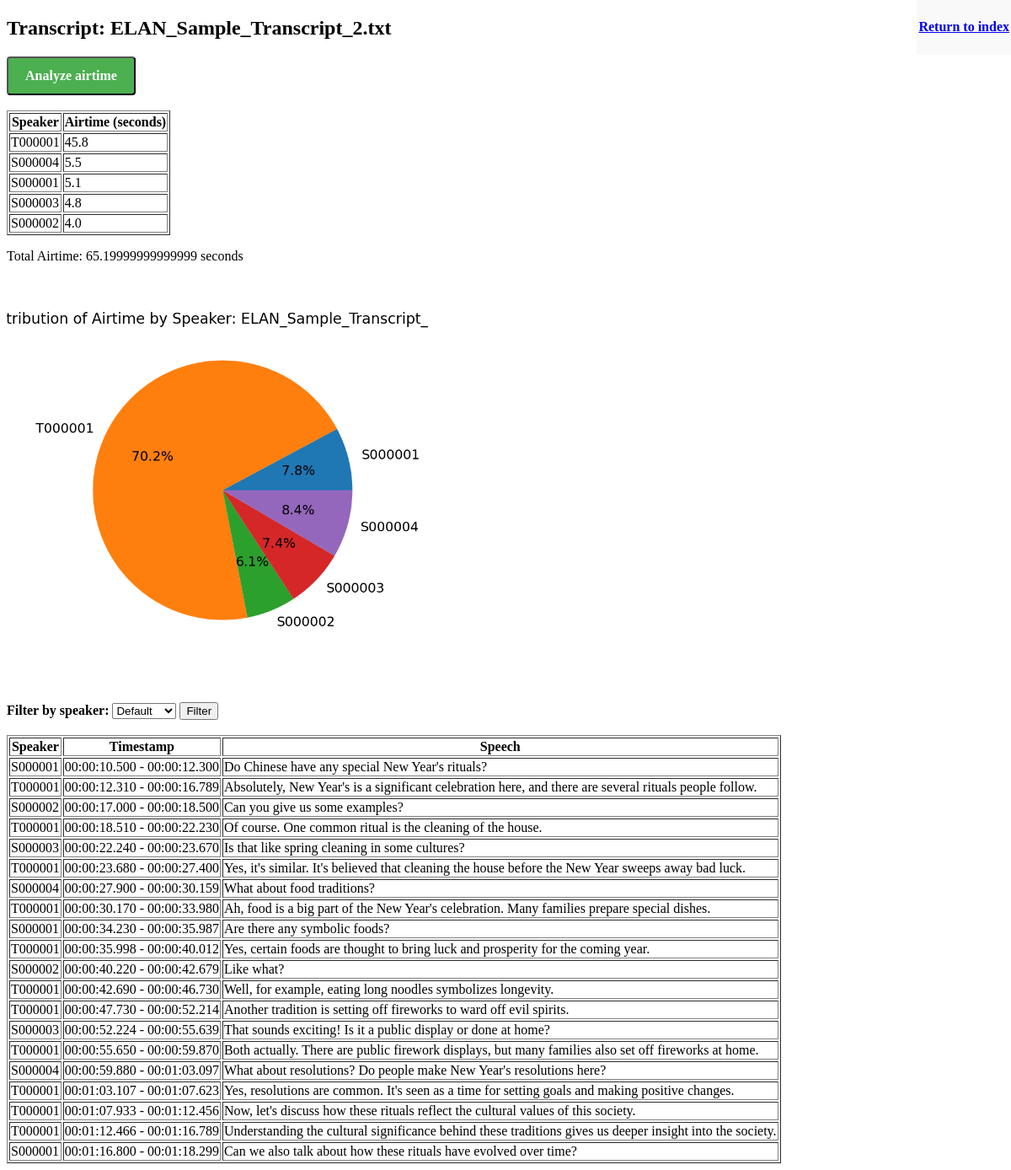
The app's page /analyze_airtime/4 with its own data.
### models.py (models this page shows, shortened)
class Transcript(db.Model):
    id = db.Column(db.Integer, primary_key=True)
    filename = db.Column(db.String(255), unique=True, nullable=False)
    text = db.Column(db.Text, nullable=False)
    transcript_data = db.Column(db.JSON, nullable=True)
    speakers = db.Column(db.JSON, nullable=True)  # Store list of unique speakers
    airtimes = db.Column(db.JSON, nullable=True)  # Store airtime data
    airtimes_chart_path = db.Column(db.String(255), nullable=True)

### app.py (the view)
@app.route('/analyze_airtime/<int:transcript_id>', methods=['GET'])
def analyze_airtime_route(transcript_id):
    transcript = Transcript.query.get_or_404(transcript_id)
    transcript_data = transcript.transcript_data
    speakers = transcript.speakers
    filename = transcript.filename
    airtimes = transcript.airtimes
    airtimes_chart_path = transcript.airtimes_chart_path
    total_airtime = sum(airtimes.values())
    sorted_airtimes = {k: v for k, v in sorted(airtimes.items(), key=lambda item: item[1], reverse=True)}
    return render_template('transcript_display.html', transcript_id=transcript_id, filename=filename, transcript_data=transcript_data, speakers=speakers, airtimes=sorted_airtimes, total_airtime=total_airtime, airtimes_chart_path=airtimes_chart_path)

### templates/transcript_display.html (shortened to what this page needs)
<!DOCTYPE html>
<html>
<head>
    <link href="{{ url_for('static', filename='styles.css') }}" rel="stylesheet">
</head>
<body>
    <h2>Transcript: {{ filename }}</h2>
    <header>
        <h4><a href="/">Return to index</a></h4>
    </header>
    <form action="/analyze_airtime/{{ transcript_id }}" method="get">
        <button class="airtime-button" type="submit">Analyze airtime</button>
    </form>
    <br>
    {% if airtimes %}
    <table border="1">
        <thead>
            <tr>
                <th>Speaker</th>
                <th>Airtime (seconds)</th>
            </tr>
        </thead>
        <tbody>
            {% for speaker, duration in airtimes.items() %}
            <tr>
                <td>{{ speaker }}</td>
                <td>{{ duration }}</td>
            </tr>
            {% endfor %}
        </tbody>
    </table>
    <p>Total Airtime: {{ total_airtime }} seconds</p>
    <img src="{{ url_for('static', filename=airtimes_chart_path) }}" alt="Pie chart">
    <br>
    {% endif %}
    <form action="/filter_by_speaker/{{ transcript_id }}" method="get">
        <label for="speaker"><b>Filter by speaker:</b></label>
        <select name="speaker">
          <option value="Default">Default</option>
        </select>
        <input type="submit" value="Filter">
      </form>
      <br>
    <table border="1">
        <tr>
            <th>Speaker</th>
            <th>Timestamp</th>
            <th>Speech</th>
        </tr>
        {% for entry in transcript_data %}
        <tr>
            <td>{{ entry.speaker }}</td>
            <td>{{ entry.timestamp }}</td>
            <td>{{ entry.speech }}</td>
        </tr>
        {% endfor %}
    </table>
</body>
</html>

### static/styles.css (style rules this page uses)
header { position: fixed; top: 0; right: 0; padding: 2px; background-color: #f9f9f9; z-index: 1000; }
img { max-width: 500px; height: auto; }
.airtime-button { background-color: #4CAF50; color: white; padding: 12px 20px; font-size: 16px; font-family: serif; font-weight: bold; border-radius: 4px; cursor: pointer; }

### records on screen
Transcript: filename "ELAN_Sample_Transcript_2.txt", airtimes_chart_path (picture)

### other values on screen
{{ speaker }} "T000001" "S000004" "S000001" "S000003" "S000002"
{{ duration }} "45.8" "5.5" "5.1" "4.8" "4.0"
{{ total_airtime }} "65.19999999999999"
{{ entry.speaker }} "S000001" "T000001" "S000002" "T000001" "S000003" "T000001" "S000004" "T000001" "S000001" "T000001" "S000002" "T000001" "T000001" "S000003" "T000001" "S000004" "T000001" "T000001" "T000001" "S000001"
{{ entry.timestamp }} "00:00:10.500 - 00:00:12.300" "00:00:12.310 - 00:00:16.789" "00:00:17.000 - 00:00:18.500" "00:00:18.510 - 00:00:22.230" "00:00:22.240 - 00:00:23.670" "00:00:23.680 - 00:00:27.400" "00:00:27.900 - 00:00:30.159" "00:00:30.170 - 00:00:33.980" "00:00:34.230 - 00:00:35.987" "00:00:35.998 - 00:00:40.012" "00:00:40.220 - 00:00:42.679" "00:00:42.690 - 00:00:46.730" "00:00:47.730 - 00:00:52.214" "00:00:52.224 - 00:00:55.639" "00:00:55.650 - 00:00:59.870" "00:00:59.880 - 00:01:03.097" "00:01:03.107 - 00:01:07.623" "00:01:07.933 - 00:01:12.456" "00:01:12.466 - 00:01:16.789" "00:01:16.800 - 00:01:18.299"
{{ entry.speech }} "Do Chinese have any special New Year's rituals?" "Absolutely, New Year's is a significant celebration here, and there are several rituals people follow." "Can you give us some examples?" "Of course. One common ritual is the cleaning of the house." "Is that like spring cleaning in some cultures?" "Yes, it's similar. It's believed that cleaning the house before the New Year sweeps away bad luck." "What about food traditions?" "Ah, food is a big part of the New Year's celebration. Many families prepare special dishes." "Are there any symbolic foods?" "Yes, certain foods are thought to bring luck and prosperity for the coming year." "Like what?" "Well, for example, eating long noodles symbolizes longevity." "Another tradition is setting off fireworks to ward off evil spirits." "That sounds exciting! Is it a public display or done at home?" "Both actually. There are public firework displays, but many families also set off fireworks at home." "What about resolutions? Do people make New Year's resolutions here?" "Yes, resolutions are common. It's seen as a time for setting goals and making positive changes." "Now, let's discuss how these rituals reflect the cultural values of this society." "Understanding the cultural significance behind these traditions gives us deeper insight into the society." "Can we also talk about how these rituals have evolved over time?"
